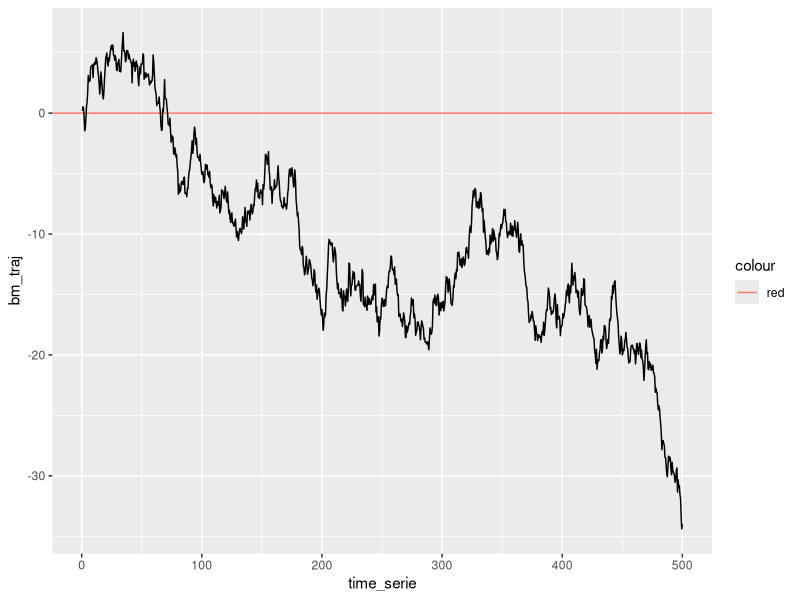
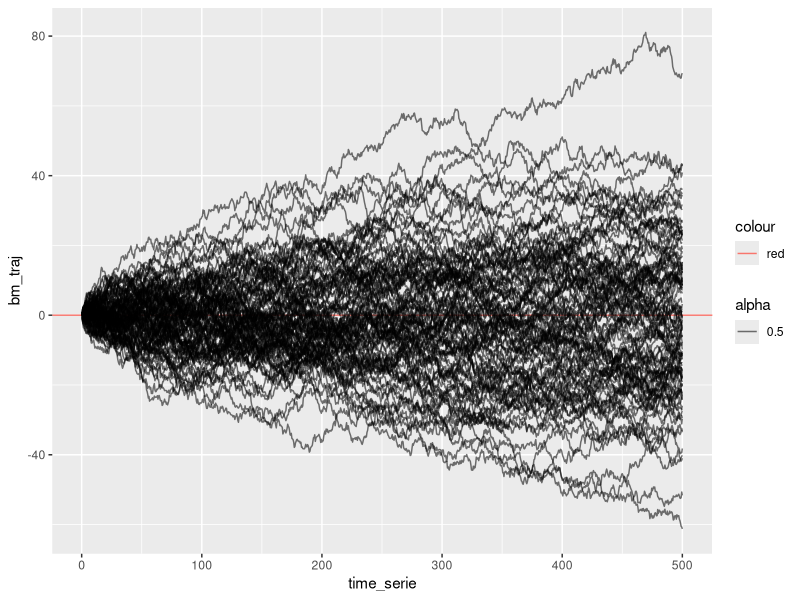

These figures' R source, in order:
library(ggplot2)

# Number of BM indep coordinates
N <- 1000
time_delta <- 0.5

generate_brownian_motion_traj <- function(N, time_delta, variance = 1) {
    # BM indep vector
    bm_indep <- rnorm(N, mean = 0, sqrt(time_delta * variance))

    # The trajectory
    bm_traj <- cumsum(bm_indep)
    time_serie <- cumsum(rep(time_delta, N))

    return(data.frame(time_serie = time_serie, bm_traj = bm_traj))
}

bm_traj_and_time <- generate_brownian_motion_traj(N, time_delta, 1)

# Plotting
ggplot(bm_traj_and_time) +
    aes(x = time_serie, y = bm_traj) +
    geom_hline(aes(yintercept = 0, color = "red")) +
    geom_line()

# Generate multiple BM
n <- 100
multiple_BM <- do.call(rbind, lapply(seq(1, n, 1), function(idx) {
    data <- generate_brownian_motion_traj(N, time_delta)
    data$id <- rep(idx, N)
    data <- data[, c(3, 1:2)]
    return(data)
}))

## Plotting multiple BMs
ggplot(multiple_BM) +
    aes(x = time_serie, y = bm_traj, group = as.factor(id), alpha = 0.5) +
    geom_hline(aes(yintercept = 0, color = "red")) +
    geom_line()

# For phylogenic tree

generate_phylo_tree <- function(n_tips, N, time_delta) {
    # Les instants
    time_serie <- cumsum(rep(time_delta, N))

    # Instants de spéciations
    spec_times <- sort(sample(seq(1:N - 1), n_tips - 1, replace = TRUE))

    # Choisir la branche dont on se sépare, au premier choix 1 seule, au second 2
    branche_orig_spec <- sapply(
        seq_len(length(spec_times)),
        function(nb_choix) sample(seq(1, nb_choix), size = 1)
    )

    # On ajoute alors la première espèce
    spec_times <- c(0, spec_times)

    # Les trajectoires
    liste_spec_traj <- lapply(seq_len(length(spec_times)), function(idx) {
        generate_brownian_motion_traj(
            N = N - spec_times[idx],
            time_delta = time_delta
        )[["bm_traj"]]
    })

    phylo_tree_data <- data.frame(
        id_branche = factor(),
        time = numeric(), traj = numeric()
    )

    # Pour la construction récursive de l'arbre
    for (idx in seq_len(length(liste_spec_traj))) {
        # Les k pas manquants
        k <- spec_times[idx]

        if (k == 0) {
            current_data <- data.frame(
                id_branche = rep(
                    idx,
                    length(liste_spec_traj[[idx]])
                ),
                time = time_serie, traj = liste_spec_traj[[idx]]
            )
        } else {
            traj <-
                # On prend la dernière valeur avant div qu'on ajoute à la 
                # trajectoire
                base <- phylo_tree_data[which(phylo_tree_data[["id_branche"]] == branche_orig_spec[[idx]]),"traj"]
                tail(, n = 1) + liste_spec_traj[[idx]]
            current_data <- data.frame(
                id_branche = rep(idx, length(liste_spec_traj[[idx]])),
                time = time_serie[(k + 1):N], traj = traj
            )
        }

        phylo_tree_data <- rbind(phylo_tree_data, current_data)
    }
    return(phylo_tree_data)
}
